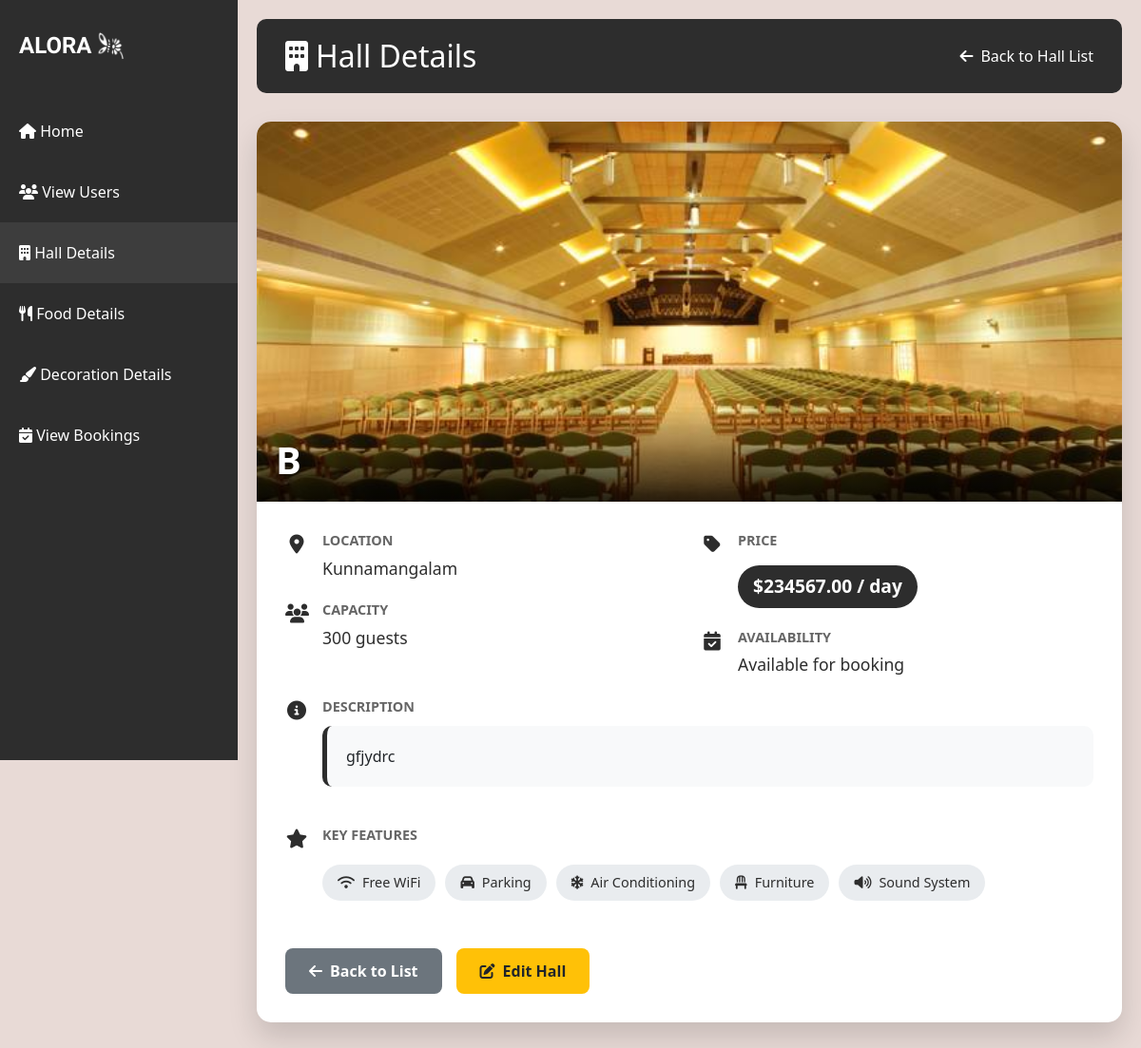
Page /view_hall/2/ (signed in) on the earlier database version.
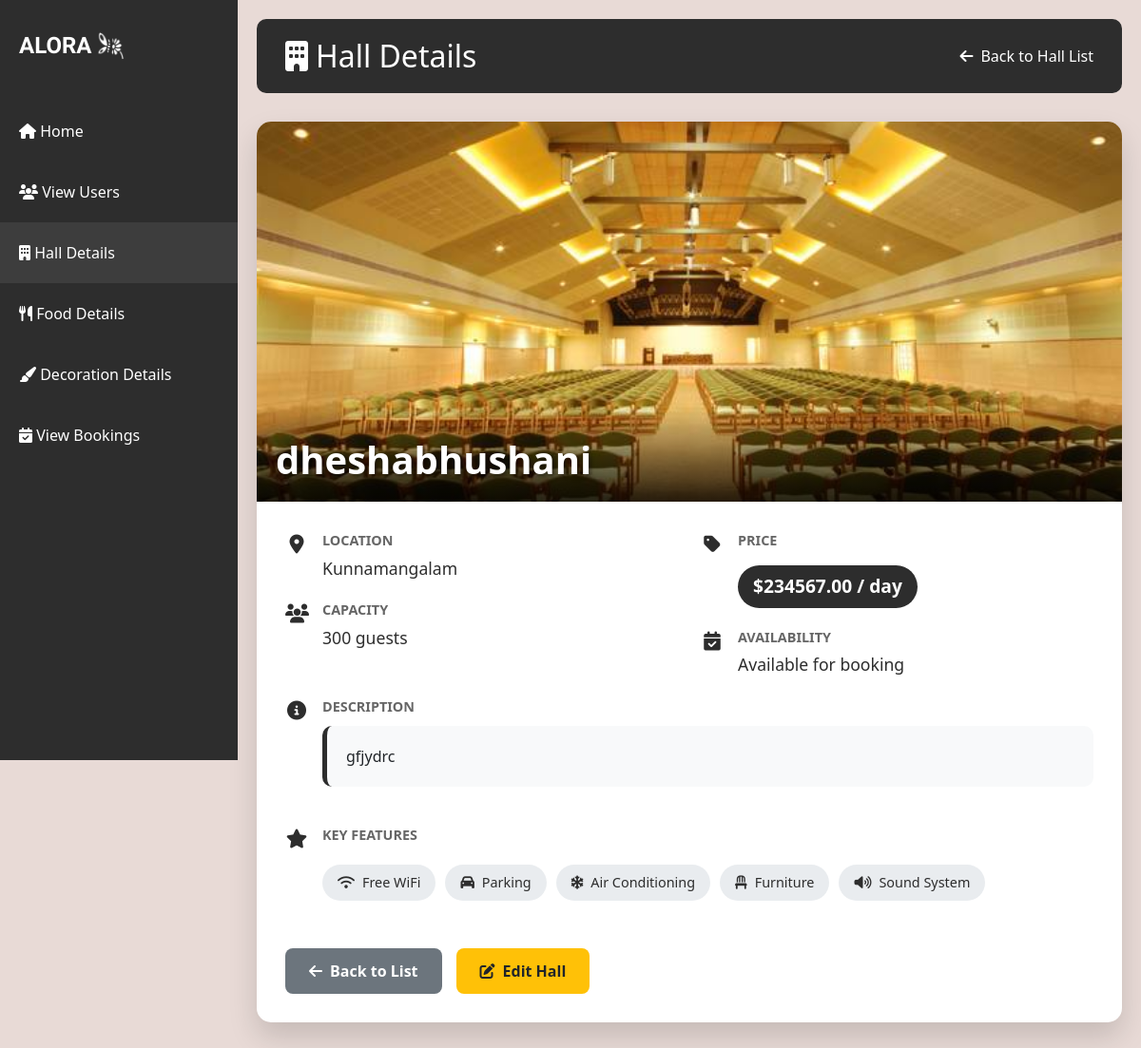
Same page on the later database version.
### app/models.py (models this page shows)
class Halls(models.Model):
    name=models.CharField(max_length=100)
    location=models.CharField(max_length=200)
    capacity=models.IntegerField()
    price_per_day=models.DecimalField(max_digits=10,decimal_places=2)
    photo_url=models.ImageField(upload_to='images/')
    description=models.TextField(blank=True,null=True)

### app/views.py (the view)
# urls.py: path('view_hall/<int:hall_id>/',views.hall_detail_view,name='view_hall'),
@login_required(login_url='login')
def hall_detail_view(request, hall_id):
    hall = get_object_or_404(Halls, id=hall_id)
    return render(request, 'view_hall_detail.html', {'hall': hall})

### templates/view_hall_detail.html (shortened to what the changed rows need)
<!DOCTYPE html>
<html lang="en">
<head>
    {% load static %}
    <link href="https://cdn.jsdelivr.net/npm/bootstrap@5.3.0/dist/css/bootstrap.min.css" rel="stylesheet">
    <link rel="stylesheet" href="https://cdnjs.cloudflare.com/ajax/libs/font-awesome/6.4.0/css/all.min.css">
</head>
<body>
    <div class="main-content">
        <div class="page-title">
            <h2 class="mb-0"><i class="fas fa-building me-2"></i>Hall Details</h2>
        </div>
        <div class="hall-card">
            <div class="hall-image-container">
                <img src="{{ hall.photo_url.url }}" class="hall-image" alt="{{ hall.name }}">
                <div class="hall-name-overlay">
                    <h1>{{ hall.name }}</h1>
                </div>
            </div>
            <div class="hall-details">
                <div class="row">
                    <div class="col-md-6">
                        <div class="detail-item">
                            <div class="detail-content">
                                <div class="detail-label">Location</div>
                                <div class="detail-value">{{ hall.location }}</div>
                            </div>
                        </div>
                        <div class="detail-item">
                            <div class="detail-content">
                                <div class="detail-label">Capacity</div>
                                <div class="detail-value">{{ hall.capacity }} guests</div>
                            </div>
                        </div>
                    </div>
                    <div class="col-md-6">
                        <div class="detail-item">
                            <div class="detail-content">
                                <div class="detail-value">
                                    <div class="price-tag">${{ hall.price_per_day }} / day</div>
                                </div>
                            </div>
                        </div>
                    </div>
                </div>
                <div class="detail-item">
                    <div class="detail-content">
                        <div class="detail-label">Description</div>
                        <div class="description-box">
                            {{ hall.description }}
                        </div>
                    </div>
                </div>
            </div>
        </div>
    </div>
</body>
</html>

Differences in the rows shown:
changed Halls "Kunnamangalam": name "B" → "dheshabhushani"
